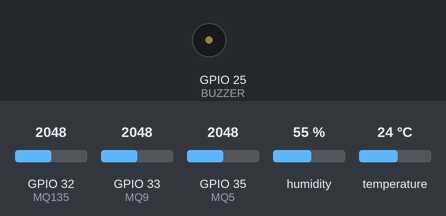
A sketch run on a simulated ESP32. Shown: buzzer (waves = sounding, pin HIGH). Inputs (shaded band) come from the test bench; at power-on: GPIO 32 (MQ135) = 2048, GPIO 33 (MQ9) = 2048, GPIO 35 (MQ5) = 2048, humidity 55 %, temperature 24 °C. WiFi joins after 1.5 s; servers stay silent unless stated; uploads are accepted with an empty reply; random numbers use the default seed unless the sketch sets one; what the sketch prints to the serial monitor is not drawn.

Above: at 0.1 s.
At 1.6 s:
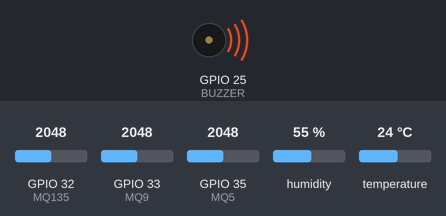
Timing chart, 0 to 3.1 s (numbered marks = the images above):
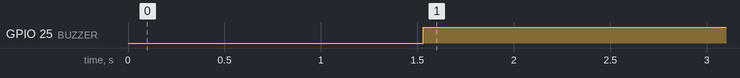

The sketch:

sketch_apr21a.ino
```cpp
#include <WiFi.h>
#include <HTTPClient.h>
#include <ArduinoJson.h>
#include <DHT.h>

// ==========================================
// 1. PIN CONFIGURATION
// ==========================================
#define MQ5       35
#define MQ9       33
#define MQ135     32
#define DHTPIN    26
#define BUZZER    25
#define DHTTYPE   DHT11

DHT dht(DHTPIN, DHTTYPE);

// ==========================================
// 2. NETWORK & SERVER SETTINGS
// ==========================================
const char* ssid     = "Airtel_S_home5G";
const char* password = "shiom.4946";

// ✅ UPDATED: EC2 Public IP
const char* serverUrl = "http://54.172.155.94:5000/sensor/sensor-data";

// --- GLOBAL VARIABLES ---
unsigned long lastSensorRead = 0;
unsigned long lastHttpSend = 0;
unsigned long buzzerTurnOffTime = 0;

float demoBPM = 75.0;
float currentTemp = 0;
float currentHum = 0;
int v5 = 0;
int v9 = 0;
int v135 = 0;
bool isDanger = false;

void setup() {
  Serial.begin(115200);
  pinMode(BUZZER, OUTPUT);
  digitalWrite(BUZZER, LOW);

  dht.begin();
  randomSeed(analogRead(0));

  Serial.println("\n=======================================");
  Serial.println("👷 SYSTEM BOOTING: SMART SAFETY SUIT");
  Serial.println("=======================================");

  WiFi.begin(ssid, password);
  Serial.print("Connecting to WiFi");
  while (WiFi.status() != WL_CONNECTED) {
    delay(500);
    Serial.print(".");
  }
  Serial.println("\n✅ WiFi Connected! IP: " + WiFi.localIP().toString());
}

void loop() {
  unsigned long currentMillis = millis();

  // --- TASK 1: READ SENSORS (Every 1.2 Sec) ---
  if (currentMillis - lastSensorRead >= 1200) {
    lastSensorRead = currentMillis;

    currentHum = dht.readHumidity();
    currentTemp = dht.readTemperature();
    v5 = analogRead(MQ5);
    v9 = analogRead(MQ9);
    v135 = analogRead(MQ135);
    demoBPM = random(720, 890) / 10.0;

    if (isnan(currentHum) || isnan(currentTemp)) {
      currentHum = 0; currentTemp = 0;
    }

    // UPDATED THRESHOLDS
    isDanger = (v5 > 2100 || v9 > 900 || v135 > 1300 || currentTemp > 42.0);

    if (isDanger) {
      digitalWrite(BUZZER, HIGH);
      buzzerTurnOffTime = currentMillis + 4000;
    } else if (currentMillis > buzzerTurnOffTime) {
      digitalWrite(BUZZER, LOW);
    }

    Serial.println("\n--- [REAL-TIME MONITOR] ---");
    Serial.printf("🌡️ Temp: %.1fC | 💨 MQ5: %d | MQ9: %d | MQ135: %d\n", currentTemp, v5, v9, v135);
    if(isDanger) Serial.println("🚨 STATUS: EMERGENCY ALERT!");
    else Serial.println("✅ STATUS: SYSTEM SAFE");
  }

  // --- TASK 2: SEND DATA (Every 5 Seconds) ---
  if (currentMillis - lastHttpSend >= 5000) {
    lastHttpSend = currentMillis;
    if (WiFi.status() == WL_CONNECTED) {
      HTTPClient http;
      http.begin(serverUrl);
      http.addHeader("Content-Type", "application/json");

      StaticJsonDocument<512> doc;
      doc["device_id"] = "1";
      doc["temp"] = currentTemp;
      doc["humidity"] = currentHum;
      doc["bpm"] = demoBPM;
      doc["mq5"] = v5;
      doc["mq9"] = v9;
      doc["mq135"] = v135;
      doc["alert"] = (isDanger) ? "YES" : "NO";

      String jsonString;
      serializeJson(doc, jsonString);
      int httpResponseCode = http.POST(jsonString);
      Serial.printf("🌐 Cloud Sync Status: %d\n", httpResponseCode);
      http.end();
    }
  }
}
```

Measured:
- by itself, GPIO 25 (BUZZER): LOW → HIGH at 1.5 s
